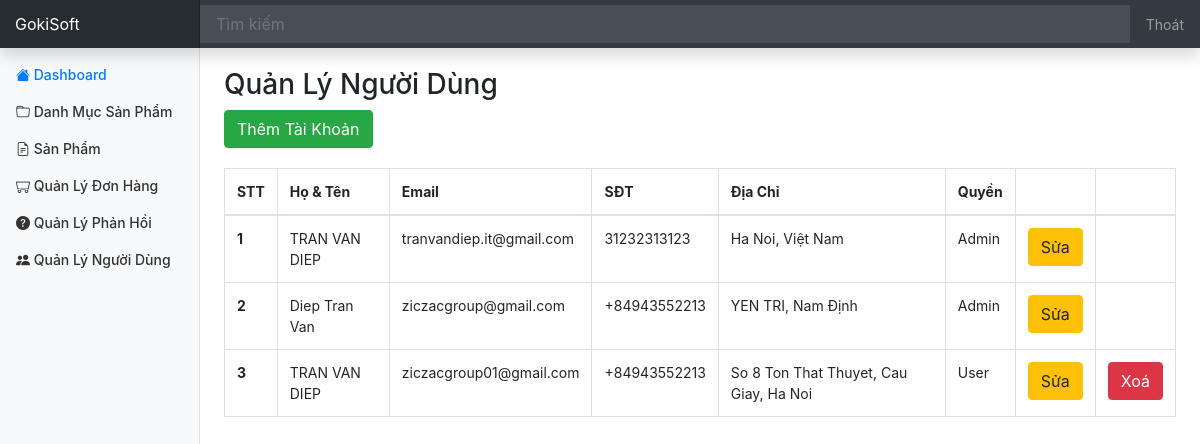
Screenshot of /admin/user/index.php (signed in) with the database file from the repository.
### tables this page shows
CREATE TABLE `User` (
  `id` int(11) NOT NULL,
  `fullname` varchar(50) DEFAULT NULL,
  `email` varchar(150) DEFAULT NULL,
  `phone_number` varchar(20) DEFAULT NULL,
  `address` varchar(200) DEFAULT NULL,
  `password` varchar(32) DEFAULT NULL,
  `role_id` int(11) DEFAULT NULL,
  `created_at` datetime DEFAULT NULL,
  `updated_at` datetime DEFAULT NULL,
  `deleted` int(11) DEFAULT NULL
);

CREATE TABLE `Role` (
  `id` int(11) NOT NULL,
  `name` varchar(20) NOT NULL
);

### database/dbhelper.php (called while the page is built, shortened)
<?php
function executeResult($sql, $isSingle = false) {
	$data = null;
	$conn = mysqli_connect(HOST, USERNAME, PASSWORD, DATABASE);
	mysqli_set_charset($conn, 'utf8');
	$resultset = mysqli_query($conn, $sql);
	if($isSingle) {
		$data = mysqli_fetch_array($resultset, 1);
	} else {
		$data = [];
		while(($row = mysqli_fetch_array($resultset, 1)) != null) {
			$data[] = $row;
		}
	}
	return $data;
}

### utils/utility.php (called while the page is built, shortened)
<?php
function getUserToken() {
	if(isset($_SESSION['user'])) {
		return $_SESSION['user'];
	}
	return null;
}

### admin/user/index.php (the view, shortened to what this page needs)
<?php
	require_once('../layouts/header.php');
	$sql = "select User.*, Role.name as role_name from User left join Role on User.role_id = Role.id where User.deleted = 0";
	$data = executeResult($sql);
?>
<div class="row" style="margin-top: 20px;">
	<div class="col-md-12 table-responsive">
		<h3>Quản Lý Người Dùng</h3>
		<a href="editor.php"><button class="btn btn-success">Thêm Tài Khoản</button></a>
		<table class="table table-bordered table-hover" style="margin-top: 20px;">
			<thead>
				<tr>
					<th>STT</th>
					<th>Họ & Tên</th>
					<th>Email</th>
					<th>SĐT</th>
					<th>Địa Chỉ</th>
					<th>Quyền</th>
					<th style="width: 50px"></th>
					<th style="width: 50px"></th>
				</tr>
			</thead>
			<tbody>
<?php
	$index = 0;
	foreach($data as $item) {
		echo '<tr>
					<th>'.(++$index).'</th>
					<td>'.$item['fullname'].'</td>
					<td>'.$item['email'].'</td>
					<td>'.$item['phone_number'].'</td>
					<td>'.$item['address'].'</td>
					<td>'.$item['role_name'].'</td>
					<td style="width: 50px">
						<a href="editor.php?id='.$item['id'].'"><button class="btn btn-warning">Sửa</button></a>
					</td>
					<td style="width: 50px">';
		if($user['id'] != $item['id'] && $item['role_id'] != 1) {
			echo '<button onclick="deleteUser('.$item['id'].')" class="btn btn-danger">Xoá</button>';
		}
		echo '
					</td>
				</tr>';
	}
?>
			</tbody>
		</table>
	</div>
</div>
<?php
	require_once('../layouts/footer.php');
?>

### assets/css/dashboard.css (style rules this page uses)
body { font-size: .875rem; }

### rows the page displays
user: fullname "TRAN VAN DIEP", email "tranvandiep.it@gmail.com", phone_number "31232313123", address "Ha Noi, Việt Nam", role.name "Admin"
user: fullname "Diep Tran Van", email "ziczacgroup@gmail.com", phone_number "+84943552213", address "YEN TRI, Nam Định", role.name "Admin"
user: fullname "TRAN VAN DIEP", email "ziczacgroup01@gmail.com", phone_number "+84943552213", address "So 8 Ton That Thuyet, Cau Giay, Ha Noi", role.name "User"
